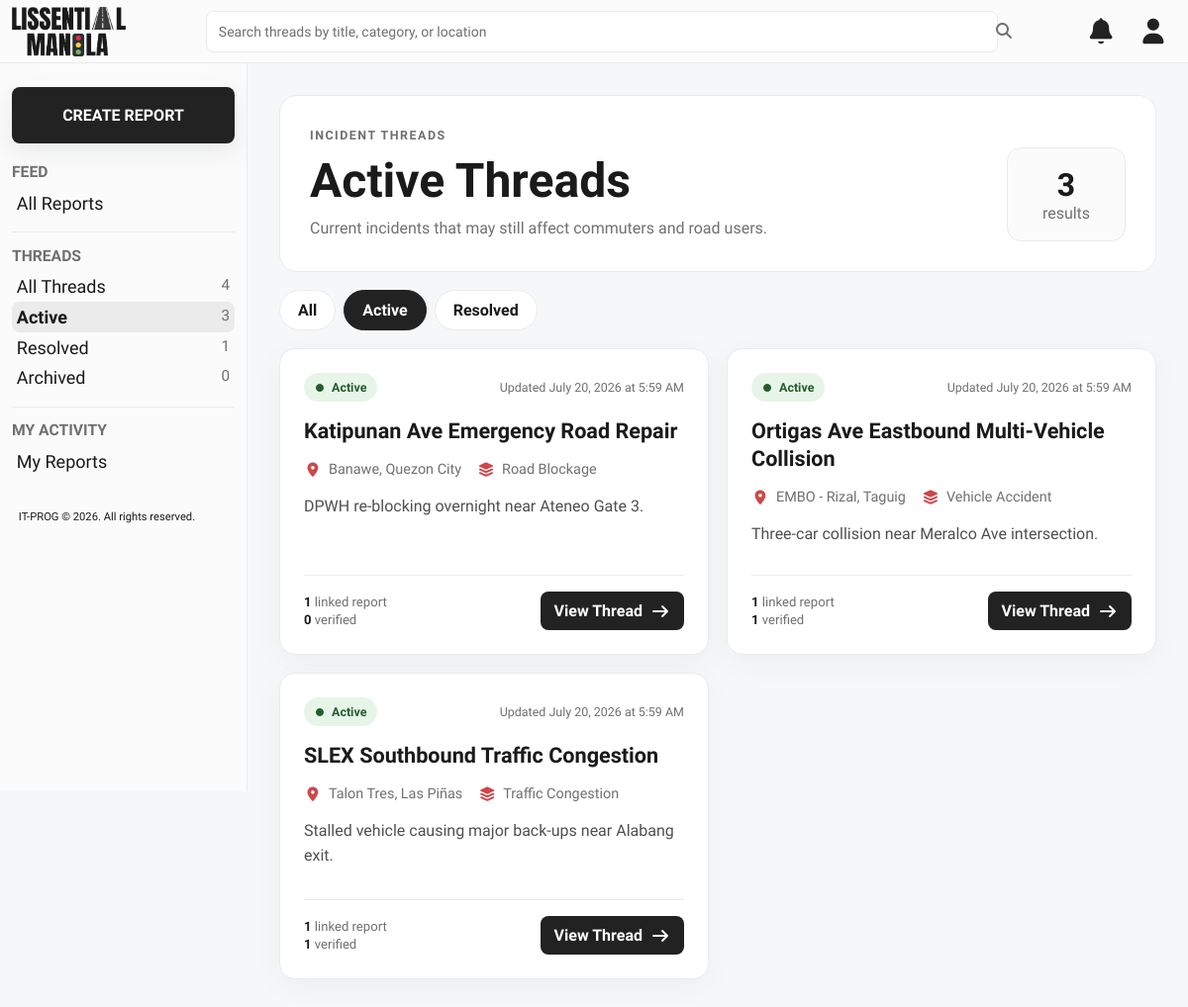
The app's page /pages/user/user-active-threads.php with its own data.
### tables this page shows
CREATE TABLE threads (
    thread_id INT AUTO_INCREMENT PRIMARY KEY,
    title VARCHAR(255) NOT NULL,
    location_id INT NOT NULL,
    category_id INT NOT NULL,
    
    created_by INT NOT NULL,  
    status ENUM('Active', 'Resolved', 'Archived') NOT NULL DEFAULT 'Active',
    
    description TEXT,  
    
     
    total_reports INT DEFAULT 0,
    verified_reports INT DEFAULT 0,
    unverified_reports INT DEFAULT 0,
    
    created_at TIMESTAMP DEFAULT CURRENT_TIMESTAMP,
    updated_at TIMESTAMP DEFAULT CURRENT_TIMESTAMP ON UPDATE CURRENT_TIMESTAMP,
    
    FOREIGN KEY (category_id) REFERENCES categories(category_id),
    FOREIGN KEY (location_id) REFERENCES locations(location_id),
    FOREIGN KEY (created_by) REFERENCES users(user_id) ON DELETE RESTRICT
);

CREATE TABLE categories (
    category_id INT AUTO_INCREMENT PRIMARY KEY,
    category_name VARCHAR(50) NOT NULL UNIQUE, 
    requires_description BOOLEAN DEFAULT FALSE,  
    is_active BOOLEAN DEFAULT TRUE,
    created_at TIMESTAMP DEFAULT CURRENT_TIMESTAMP
);

### pages/user/user-active-threads.php (called while the page is built)
<?php
$pageStatus = 'Active';
$pageTitle = 'Active Threads';
$pageSubtitle = 'Current incidents that may still affect commuters and road users.';
require_once __DIR__ . '/../../includes/thread-page.php';

### includes/thread-query.php (called while the page is built, shortened)
<?php
function thread_escape(?string $value): string
{
    return htmlspecialchars((string) $value, ENT_QUOTES, 'UTF-8');
}
function thread_normalize_status(?string $status): ?string
{
    $allowed = ['Active', 'Resolved', 'Archived'];
    return in_array($status, $allowed, true) ? $status : null;
}
function thread_status_counts(mysqli $db): array
{
    $counts = ['all' => 0, 'Active' => 0, 'Resolved' => 0, 'Archived' => 0];
    $result = $db->query('SELECT status, COUNT(*) AS total FROM threads GROUP BY status');
    while ($row = $result->fetch_assoc()) {
        $status = (string) $row['status'];
        $total = (int) $row['total'];
        if (array_key_exists($status, $counts)) {
            $counts[$status] = $total;
            $counts['all'] += $total;
        }
    }
    return $counts;
}
function thread_fetch_all(mysqli $db, ?string $status, string $search): array
{
    $status = thread_normalize_status($status);
    $search = trim($search);
    $sql = <<<'SQL'
        SELECT
            t.thread_id,
            t.title,
            t.description,
            t.status,
            t.total_reports,
            t.verified_reports,
            t.unverified_reports,
            t.created_at,
            t.updated_at,
            c.category_name,
            l.city,
            l.district,
            l.landmark,
            CONCAT(u.first_name, ' ', u.last_name) AS creator_name,
            (
                SELECT COUNT(*)
                FROM reports r
                WHERE r.thread_id = t.thread_id
                  AND r.is_deleted = FALSE
            ) AS actual_report_count
        FROM threads t
        INNER JOIN categories c ON c.category_id = t.category_id
        INNER JOIN locations l ON l.location_id = t.location_id
        INNER JOIN users u ON u.user_id = t.created_by
        WHERE 1 = 1
    SQL;
    $types = '';
    $params = [];
    if ($status !== null) {
        $sql .= ' AND t.status = ?';
        $types .= 's';
        $params[] = $status;
    }
    $sql .= " ORDER BY FIELD(t.status, 'Active', 'Resolved', 'Archived'), t.updated_at DESC, t.thread_id DESC";
    $stmt = $db->prepare($sql);
    if ($types !== '') {
        $stmt->bind_param($types, ...$params);
    }
    $stmt->execute();
    return $stmt->get_result()->fetch_all(MYSQLI_ASSOC);
}
function thread_location_label(array $thread): string
{
    $parts = [];
    if (!empty($thread['district'])) {
        $parts[] = (string) $thread['district'];
    }
    if (!empty($thread['city'])) {
        $parts[] = (string) $thread['city'];
    }
    return implode(', ', $parts);
}
function thread_date_label(?string $date): string
{
    $timestamp = strtotime($date);
    return $timestamp === false ? $date : date('F j, Y \a\t g:i A', $timestamp);
}

### includes/thread-card.php (the view)
<?php
$reportCount = (int) ($thread['actual_report_count'] ?? $thread['total_reports'] ?? 0);
$status = (string) ($thread['status'] ?? 'Active');
$statusClass = strtolower($status);
$description = trim((string) ($thread['description'] ?? ''));
?>
<article class="thread-card">
    <div class="thread-card__topline">
        <span class="thread-status thread-status--<?= thread_escape($statusClass) ?>">
            <i class="fa-solid fa-circle"></i>
            <?= thread_escape($status) ?>
        </span>
        <span class="thread-card__updated">Updated <?= thread_escape(thread_date_label($thread['updated_at'] ?? null)) ?></span>
    </div>
    <h2 class="thread-card__title"><?= thread_escape($thread['title'] ?? 'Untitled incident') ?></h2>
    <div class="thread-card__meta">
        <span><i class="fa-solid fa-location-dot"></i><?= thread_escape(thread_location_label($thread)) ?></span>
        <span><i class="fa-solid fa-layer-group"></i><?= thread_escape($thread['category_name'] ?? 'Uncategorized') ?></span>
    </div>
    <p class="thread-card__description">
        <?= thread_escape($description !== '' ? $description : 'No official description has been added to this thread yet.') ?>
    </p>
    <div class="thread-card__footer">
        <div class="thread-card__stats" aria-label="Thread report statistics">
            <span><strong><?= $reportCount ?></strong> linked report<?= $reportCount === 1 ? '' : 's' ?></span>
            <span><strong><?= (int) ($thread['verified_reports'] ?? 0) ?></strong> verified</span>
        </div>
        <a class="thread-card__button" href="thread-details.php?id=<?= (int) $thread['thread_id'] ?>">
            View Thread <i class="fa-solid fa-arrow-right"></i>
        </a>
    </div>
</article>

### includes/thread-page.php (shortened to what this page needs)
<?php
require_once __DIR__ . '/thread-query.php';
$search = trim((string) ($_GET['q'] ?? ''));
$threads = [];
$counts = ['all' => 0, 'Active' => 0, 'Resolved' => 0, 'Archived' => 0];
$errorMessage = null;
try {
    $db = thread_db();
    $threads = thread_fetch_all($db, $pageStatus === 'All' ? null : $pageStatus, $search);
    $counts = thread_status_counts($db);
} catch (Throwable $error) {
    $errorMessage = $error->getMessage();
}
$currentFile = basename((string) ($_SERVER['PHP_SELF'] ?? 'user-threads.php'));
?>
<!DOCTYPE html>
<html lang="en">
<head>
    <link rel="stylesheet" href="../../style/user/threads.css">
</head>
<body>
<nav>
    <header class="navbar">
        <div class="navbar-logo">
            <a href="user-home.php"><img src="../../assets/LOGO/logo_normal.png" alt="Lissential Manila logo"></a>
        </div>
        <form class="searchbar" method="get" action="<?= thread_escape($currentFile) ?>">
            <input type="search" name="q" value="<?= thread_escape($search) ?>" placeholder="Search threads by title, category, or location" aria-label="Search threads">
            <button type="submit" aria-label="Submit search"><i class="fa-solid fa-magnifying-glass"></i></button>
        </form>
        <div class="icon-button-wrapper">
            <button type="button" class="icon-button" aria-label="Notifications"><i class="fa-solid fa-bell"></i></button>
            <button type="button" class="icon-button" aria-label="Account"><i class="fa-solid fa-user"></i></button>
        </div>
    </header>
    <aside class="sidebar">
        <div class="create-report"><a href="user-create-report.php">CREATE REPORT</a></div>
        <div class="sidebar-options-wrapper">
            <span class="sidebar-title">FEED</span>
            <div class="sidebar-options"><a href="user-home.php">All Reports</a></div>
            <hr>
        </div>
        <div class="sidebar-options-wrapper">
            <span class="sidebar-title">THREADS</span>
            <div class="sidebar-options">
                <a class="<?= $pageStatus === 'All' ? 'is-active' : '' ?>" href="user-threads.php">All Threads <span><?= $counts['all'] ?></span></a>
                <a class="<?= $pageStatus === 'Active' ? 'is-active' : '' ?>" href="user-active-threads.php">Active <span><?= $counts['Active'] ?></span></a>
                <a class="<?= $pageStatus === 'Resolved' ? 'is-active' : '' ?>" href="user-resolved-threads.php">Resolved <span><?= $counts['Resolved'] ?></span></a>
                <a href="user-threads.php?status=Archived" aria-disabled="true" title="Archived view is outside the assigned scope">Archived <span><?= $counts['Archived'] ?></span></a>
            </div>
            <hr>
        </div>
        <div class="sidebar-options-wrapper">
            <span class="sidebar-title">MY ACTIVITY</span>
            <div class="sidebar-options"><a href="user-my-reports.php">My Reports</a></div>
        </div>
        <span class="copyright-footer">IT-PROG © 2026. All rights reserved.</span>
    </aside>
</nav>
<div class="threads-main-wrapper">
    <main class="threads-page">
        <section class="threads-hero">
            <div>
                <p class="threads-eyebrow">INCIDENT THREADS</p>
                <h1><?= thread_escape($pageTitle) ?></h1>
                <p><?= thread_escape($pageSubtitle) ?></p>
            </div>
            <div class="threads-hero__count">
                <strong><?= count($threads) ?></strong>
                <span>result<?= count($threads) === 1 ? '' : 's' ?></span>
            </div>
        </section>
        <nav class="thread-tabs" aria-label="Thread status filters">
            <a class="<?= $pageStatus === 'All' ? 'is-active' : '' ?>" href="user-threads.php">All</a>
            <a class="<?= $pageStatus === 'Active' ? 'is-active' : '' ?>" href="user-active-threads.php">Active</a>
            <a class="<?= $pageStatus === 'Resolved' ? 'is-active' : '' ?>" href="user-resolved-threads.php">Resolved</a>
        </nav>
        <?php if ($errorMessage !== null): ?>
            <section class="thread-state thread-state--error">
                <i class="fa-solid fa-database"></i>
                <h2>Unable to load incident threads</h2>
                <p>Make sure MySQL is running and the <code>lissential_manila_db</code> database has been imported.</p>
                <details><summary>Technical details</summary><pre><?= thread_escape($errorMessage) ?></pre></details>
            </section>
        <?php else: ?>
            <section class="thread-grid" aria-label="Incident thread results">
                <?php foreach ($threads as $thread): ?>
                    <?php require __DIR__ . '/thread-card.php'; ?>
                <?php endforeach; ?>
            </section>
        <?php endif; ?>
    </main>
</div>
</body>
</html>

### style/user/threads.css (style rules this page uses)
body { background: #f6f7f8; }
.searchbar button { position:absolute; right:4px; background:transparent; color:var(--color4); font-size:16px; cursor:pointer; }
.create-report a { display:block; width:100%; padding:var(--space-medium); border-radius:8px; background:var(--color5); color:var(--color1); text-align:center; text-decoration:none; font-weight:600; box-shadow:rgba(149,157,165,.2) 0 8px 24px; }
.sidebar-options a { display:flex; justify-content:space-between; gap:12px; }
.sidebar-options a span { color:var(--color4); font-size:.85em; }
.sidebar-options a.is-active { background:var(--color3); border-radius:8px; font-weight:700; }
.threads-main-wrapper { margin-left:250px; padding-top:64px; min-height:100vh; }
.threads-page { width:min(1180px, 100%); margin:0 auto; padding:32px; }
.threads-hero { display:flex; justify-content:space-between; gap:24px; align-items:flex-end; padding:30px; background:#fff; border:1px solid var(--color3); border-radius:18px; }
.threads-eyebrow { color:var(--colorGreen); font-size:.78rem; font-weight:700; letter-spacing:.12em; margin-bottom:8px; }
.threads-hero h1 { font-size:clamp(2rem,4vw,3.2rem); margin-bottom:8px; }
.threads-hero p { color:var(--color4); max-width:680px; line-height:1.55; }
.threads-hero__count { min-width:120px; text-align:center; padding:18px; border-radius:14px; background:var(--color2); border:1px solid var(--color3); }
.threads-hero__count strong { display:block; font-size:2rem; }
.threads-hero__count span { color:var(--color4); }
.thread-tabs { display:flex; gap:8px; padding:18px 0; }
.thread-tabs a { text-decoration:none; color:var(--colorText); padding:10px 18px; background:#fff; border:1px solid var(--color3); border-radius:999px; font-weight:600; }
.thread-tabs a.is-active { background:var(--color5); color:#fff; border-color:var(--color5); }
.thread-grid { display:grid; grid-template-columns:repeat(2,minmax(0,1fr)); gap:18px; }
.thread-card { display:flex; flex-direction:column; gap:16px; min-height:310px; padding:24px; background:#fff; border:1px solid var(--color3); border-radius:16px; box-shadow:0 8px 30px rgba(34,34,34,.04); transition:transform .18s ease, box-shadow .18s ease; }
.thread-card__topline,.thread-card__footer,.thread-details-hero__topline,.linked-report-card__topline { display:flex; align-items:center; justify-content:space-between; gap:12px; }
.thread-status { display:inline-flex; align-items:center; gap:7px; width:max-content; border-radius:999px; padding:7px 11px; font-size:.78rem; font-weight:700; }
.thread-status i { font-size:.5rem; }
.thread-status--active { background:#e7f5e9; color:#255c2c; }
.thread-card__updated { color:var(--color4); font-size:.78rem; text-align:right; }
.thread-card__title { font-size:1.35rem; line-height:1.3; }
.thread-card__meta { display:flex; flex-wrap:wrap; gap:10px 16px; color:var(--color4); font-size:.9rem; }
.thread-card__meta span,.thread-details-hero__meta span,.linked-report-card__meta span { display:inline-flex; align-items:center; gap:7px; }
.thread-card__meta i { color:var(--colorRed); }
.thread-card__description { color:#4f4f4f; line-height:1.58; display:-webkit-box; -webkit-line-clamp:3; -webkit-box-orient:vertical; overflow:hidden; flex:1; }
.thread-card__footer { border-top:1px solid var(--color3); padding-top:16px; }
.thread-card__stats { display:flex; flex-direction:column; gap:3px; color:var(--color4); font-size:.82rem; }
.thread-card__stats strong { color:var(--colorText); font-weight:700; }
.thread-card__button,.thread-state a,.details-navbar__back { display:inline-flex; align-items:center; gap:8px; text-decoration:none; border-radius:8px; padding:10px 14px; background:var(--color5); color:#fff; font-weight:600; }

### records on screen
threads: status "Active", updated_at "July 20, 2026 at 5:59 AM", title "Katipunan Ave Emergency Road Repair", thread "Banawe, Quezon City", category.category_name "Road Blockage", description "DPWH re-blocking overnight near Ateneo Gate 3.", reportCount "1", verified_reports "0"
threads: status "Active", updated_at "July 20, 2026 at 5:59 AM", title "Ortigas Ave Eastbound Multi-Vehicle Collision", thread "EMBO - Rizal, Taguig", category.category_name "Vehicle Accident", description "Three-car collision near Meralco Ave intersection.", reportCount "1", verified_reports "1"
threads: status "Active", updated_at "July 20, 2026 at 5:59 AM", title "SLEX Southbound Traffic Congestion", thread "Talon Tres, Las Piñas", category.category_name "Traffic Congestion", description "Stalled vehicle causing major back-ups near Alabang exit.", reportCount "1", verified_reports "1"

### other values on screen
$counts['all'] "4"
$counts['Active'] "3"
$counts['Resolved'] "1"
$counts['Archived'] "0"
thread_escape($pageTitle) "Active Threads"
thread_escape($pageSubtitle) "Current incidents that may still affect commuters and road users."
count($threads) "3"
